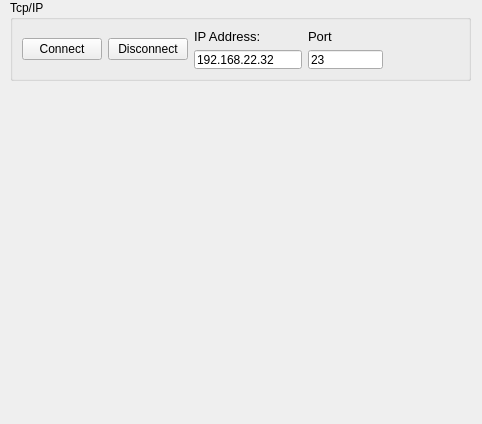
<?xml version="1.0" encoding="UTF-8"?>
<ui version="4.0">
 <class>SetupTab</class>
 <widget class="QWidget" name="SetupTab">
  <property name="geometry">
   <rect>
    <x>0</x>
    <y>0</y>
    <width>482</width>
    <height>424</height>
   </rect>
  </property>
  <property name="windowTitle">
   <string>Form</string>
  </property>
  <widget class="QGroupBox" name="gbTcpIP">
   <property name="geometry">
    <rect>
     <x>10</x>
     <y>0</y>
     <width>461</width>
     <height>81</height>
    </rect>
   </property>
   <property name="title">
    <string>Tcp/IP</string>
   </property>
   <layout class="QHBoxLayout" name="horizontalLayout_2">
    <item>
     <layout class="QHBoxLayout" name="loConnect">
      <item>
       <widget class="QPushButton" name="btnConnect">
        <property name="text">
         <string>Connect</string>
        </property>
        <property name="icon">
         <iconset resource="../VFPResource.qrc">
          <normaloff>:/root/Images/connect.png</normaloff>:/root/Images/connect.png</iconset>
        </property>
       </widget>
      </item>
      <item>
       <widget class="QPushButton" name="btnDisconnect">
        <property name="text">
         <string>Disconnect</string>
        </property>
        <property name="icon">
         <iconset resource="../VFPResource.qrc">
          <normaloff>:/root/Images/stop.png</normaloff>:/root/Images/stop.png</iconset>
        </property>
       </widget>
      </item>
     </layout>
    </item>
    <item>
     <layout class="QVBoxLayout" name="loIpAddress">
      <item>
       <widget class="QLabel" name="lblIpAddress">
        <property name="text">
         <string>&lt;html&gt;&lt;head/&gt;&lt;body&gt;&lt;p&gt;&lt;span style=&quot; font-size:10pt;&quot;&gt;IP Address:&lt;/span&gt;&lt;/p&gt;&lt;/body&gt;&lt;/html&gt;</string>
        </property>
       </widget>
      </item>
      <item>
       <widget class="QLineEdit" name="editIpAddress">
        <property name="text">
         <string>192.168.22.32</string>
        </property>
       </widget>
      </item>
     </layout>
    </item>
    <item>
     <layout class="QVBoxLayout" name="loPort">
      <item>
       <widget class="QLabel" name="lblPort">
        <property name="text">
         <string>&lt;html&gt;&lt;head/&gt;&lt;body&gt;&lt;p&gt;&lt;span style=&quot; font-size:10pt;&quot;&gt;Port&lt;/span&gt;&lt;/p&gt;&lt;/body&gt;&lt;/html&gt;</string>
        </property>
       </widget>
      </item>
      <item>
       <widget class="QLineEdit" name="editPort">
        <property name="maximumSize">
         <size>
          <width>75</width>
          <height>16777215</height>
         </size>
        </property>
        <property name="text">
         <string>23</string>
        </property>
       </widget>
      </item>
     </layout>
    </item>
    <item>
     <spacer name="horizontalSpacer">
      <property name="orientation">
       <enum>Qt::Horizontal</enum>
      </property>
      <property name="sizeHint" stdset="0">
       <size>
        <width>40</width>
        <height>20</height>
       </size>
      </property>
     </spacer>
    </item>
   </layout>
  </widget>
 </widget>
 <resources>
  <include location="../VFPResource.qrc"/>
 </resources>
 <connections/>
</ui>
